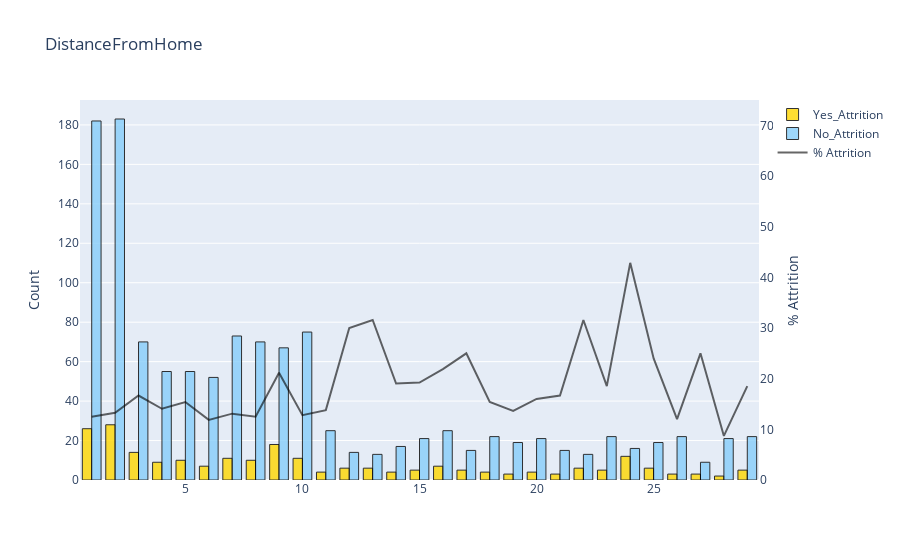
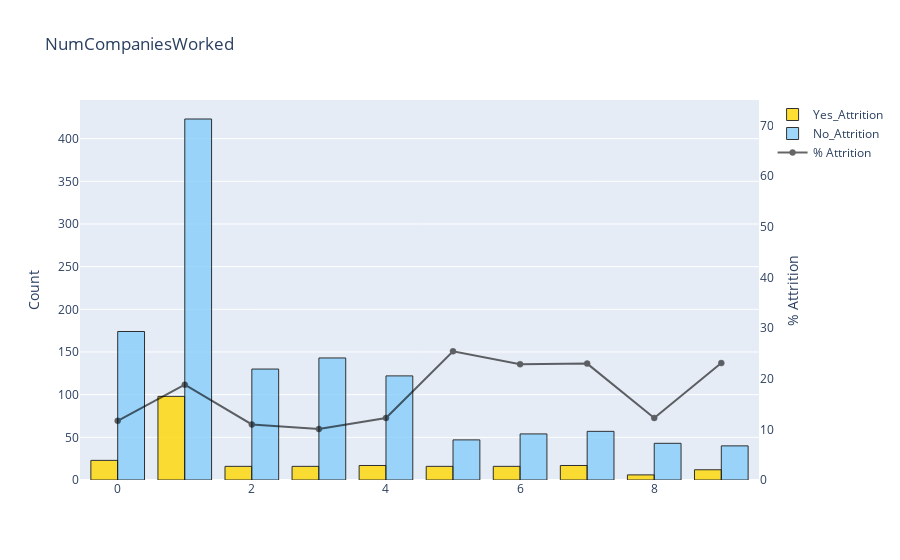
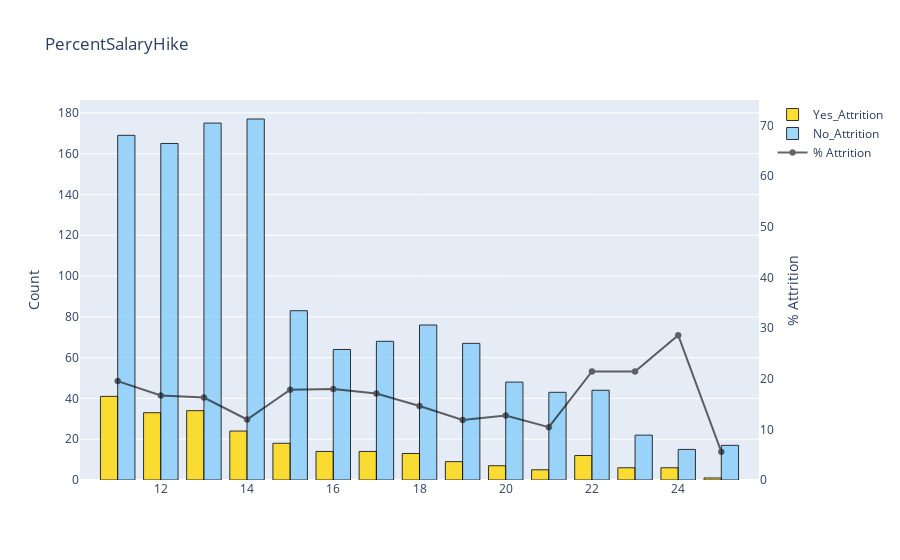
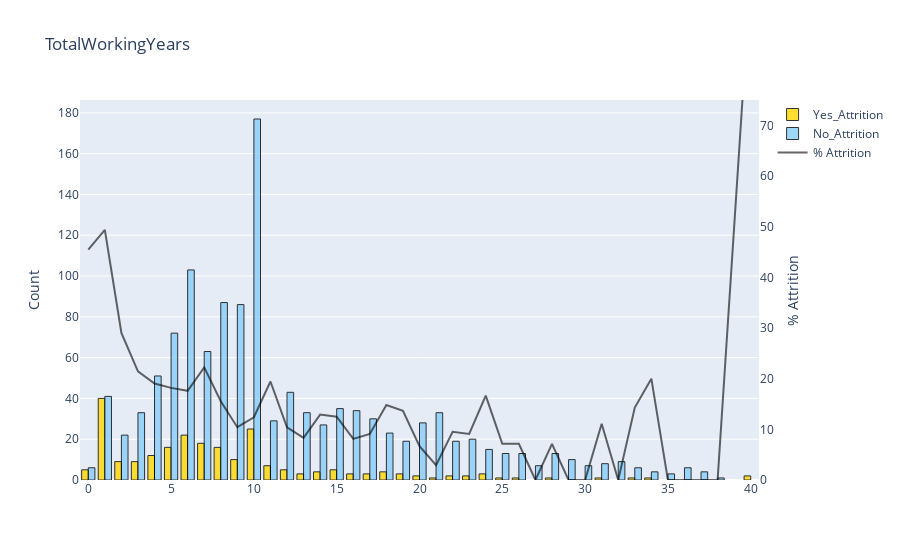

Write notebook code for charts like these, in order.
### Markdown cell above
# Bar Plots

### Code cell
#barplot('Age', False)
barplot('DistanceFromHome', False)
barplot('NumCompaniesWorked',False)
barplot('PercentSalaryHike', False) 
barplot('TotalWorkingYears', False)
barplot('TrainingTimesLastYear',False)
barplot('YearsAtCompany', False)
barplot('YearsInCurrentRole', False)
barplot('YearsSinceLastPromotion', False)

### Figure 1 — Plotly figure (JSON) as saved in the notebook; plotly's stock layout.template omitted (floating-point values rounded to 4 significant figures)
{"data": [{"marker": {"color": "gold", "line": {"color": "#000000", "width": 1}}, "name": "Yes_Attrition", "opacity": 0.8, "type": "bar", "x": [2, 1, 9, 3, 24, 10, 7, 5, 8, 4, 16, 6, 25, 12, 13, 22, 23, 29, 17, 15, 11, 20, 18, 14, 19, 26, 27, 21, 28], "y": [28, 26, 18, 14, 12, 11, 11, 10, 10, 9, 7, 7, 6, 6, 6, 6, 5, 5, 5, 5, 4, 4, 4, 4, 3, 3, 3, 3, 2]}, {"marker": {"color": "lightskyblue", "line": {"color": "#000000", "width": 1}}, "name": "No_Attrition", "opacity": 0.8, "type": "bar", "x": [2, 1, 10, 7, 3, 8, 9, 4, 5, 6, 11, 16, 23, 18, 29, 26, 28, 15, 20, 25, 19, 14, 24, 17, 21, 12, 22, 13, 27], "y": [183, 182, 75, 73, 70, 70, 67, 55, 55, 52, 25, 25, 22, 22, 22, 22, 21, 21, 21, 19, 19, 17, 16, 15, 15, 14, 13, 13, 9]}, {"marker": {"color": "black", "line": {"color": "#000000", "width": 0.5}}, "name": "% Attrition", "opacity": 0.6, "type": "scatter", "x": [1, 2, 3, 4, 5, 6, 7, 8, 9, 10, 11, 12, 13, 14, 15, 16, 17, 18, 19, 20, 21, 22, 23, 24, 25, 26, 27, 28, 29], "y": [12.5, 13.27, 16.67, 14.06, 15.38, 11.86, 13.1, 12.5, 21.18, 12.79, 13.79, 30, 31.58, 19.05, 19.23, 21.88, 25, 15.38, 13.64, 16, 16.67, 31.58, 18.52, 42.86, 24, 12, 25, 8.696, 18.52], "yaxis": "y2"}], "layout": {"title": {"text": "DistanceFromHome"}, "yaxis": {"title": {"text": "Count"}}, "yaxis2": {"anchor": "x", "overlaying": "y", "range": [0, 75], "showgrid": false, "side": "right", "title": {"text": "% Attrition"}, "zeroline": false}}}

### Figure 2 — Plotly figure (JSON) as saved in the notebook; plotly's stock layout.template omitted (floating-point values rounded to 4 significant figures)
{"data": [{"marker": {"color": "gold", "line": {"color": "#000000", "width": 1}}, "name": "Yes_Attrition", "opacity": 0.8, "type": "bar", "x": [1, 0, 7, 4, 6, 5, 2, 3, 9, 8], "y": [98, 23, 17, 17, 16, 16, 16, 16, 12, 6]}, {"marker": {"color": "lightskyblue", "line": {"color": "#000000", "width": 1}}, "name": "No_Attrition", "opacity": 0.8, "type": "bar", "x": [1, 0, 3, 2, 4, 7, 6, 5, 8, 9], "y": [423, 174, 143, 130, 122, 57, 54, 47, 43, 40]}, {"marker": {"color": "black", "line": {"color": "#000000", "width": 0.5}}, "name": "% Attrition", "opacity": 0.6, "type": "scatter", "x": [0, 1, 2, 3, 4, 5, 6, 7, 8, 9], "y": [11.68, 18.81, 10.96, 10.06, 12.23, 25.4, 22.86, 22.97, 12.24, 23.08], "yaxis": "y2"}], "layout": {"title": {"text": "NumCompaniesWorked"}, "yaxis": {"title": {"text": "Count"}}, "yaxis2": {"anchor": "x", "overlaying": "y", "range": [0, 75], "showgrid": false, "side": "right", "title": {"text": "% Attrition"}, "zeroline": false}}}

### Figure 3 — Plotly figure (JSON) as saved in the notebook; plotly's stock layout.template omitted (floating-point values rounded to 4 significant figures)
{"data": [{"marker": {"color": "gold", "line": {"color": "#000000", "width": 1}}, "name": "Yes_Attrition", "opacity": 0.8, "type": "bar", "x": [11, 13, 12, 14, 15, 16, 17, 18, 22, 19, 20, 23, 24, 21, 25], "y": [41, 34, 33, 24, 18, 14, 14, 13, 12, 9, 7, 6, 6, 5, 1]}, {"marker": {"color": "lightskyblue", "line": {"color": "#000000", "width": 1}}, "name": "No_Attrition", "opacity": 0.8, "type": "bar", "x": [14, 13, 11, 12, 15, 18, 17, 19, 16, 20, 22, 21, 23, 25, 24], "y": [177, 175, 169, 165, 83, 76, 68, 67, 64, 48, 44, 43, 22, 17, 15]}, {"marker": {"color": "black", "line": {"color": "#000000", "width": 0.5}}, "name": "% Attrition", "opacity": 0.6, "type": "scatter", "x": [11, 12, 13, 14, 15, 16, 17, 18, 19, 20, 21, 22, 23, 24, 25], "y": [19.52, 16.67, 16.27, 11.94, 17.82, 17.95, 17.07, 14.61, 11.84, 12.73, 10.42, 21.43, 21.43, 28.57, 5.556], "yaxis": "y2"}], "layout": {"title": {"text": "PercentSalaryHike"}, "yaxis": {"title": {"text": "Count"}}, "yaxis2": {"anchor": "x", "overlaying": "y", "range": [0, 75], "showgrid": false, "side": "right", "title": {"text": "% Attrition"}, "zeroline": false}}}

### Figure 4 — Plotly figure (JSON) as saved in the notebook; plotly's stock layout.template omitted (floating-point values rounded to 4 significant figures)
{"data": [{"marker": {"color": "gold", "line": {"color": "#000000", "width": 1}}, "name": "Yes_Attrition", "opacity": 0.8, "type": "bar", "x": [1, 10, 6, 7, 8, 5, 4, 9, 3, 2, 11, 15, 12, 0, 14, 18, 17, 16, 13, 19, 24, 20, 22, 23, 40, 33, 21, 26, 31, 28, 34, 25], "y": [40, 25, 22, 18, 16, 16, 12, 10, 9, 9, 7, 5, 5, 5, 4, 4, 3, 3, 3, 3, 3, 2, 2, 2, 2, 1, 1, 1, 1, 1, 1, 1]}, {"marker": {"color": "lightskyblue", "line": {"color": "#000000", "width": 1}}, "name": "No_Attrition", "opacity": 0.8, "type": "bar", "x": [10, 6, 8, 9, 5, 7, 4, 12, 1, 15, 16, 21, 3, 13, 17, 11, 20, 14, 18, 2, 23, 22, 19, 24, 25, 28, 26, 29, 32, 31, 30, 27, 0, 36, 33, 37, 34, 35, 38], "y": [177, 103, 87, 86, 72, 63, 51, 43, 41, 35, 34, 33, 33, 33, 30, 29, 28, 27, 23, 22, 20, 19, 19, 15, 13, 13, 13, 10, 9, 8, 7, 7, 6, 6, 6, 4, 4, 3, 1]}, {"marker": {"color": "black", "line": {"color": "#000000", "width": 0.5}}, "name": "% Attrition", "opacity": 0.6, "type": "scatter", "x": [0, 1, 2, 3, 4, 5, 6, 7, 8, 9, 10, 11, 12, 13, 14, 15, 16, 17, 18, 19, 20, 21, 22, 23, 24, 25, 26, 27, 28, 29, 30, 31, 32, 33, 34, 35, 36, 37, 38, 40], "y": [45.45, 49.38, 29.03, 21.43, 19.05, 18.18, 17.6, 22.22, 15.53, 10.42, 12.38, 19.44, 10.42, 8.333, 12.9, 12.5, 8.108, 9.091, 14.81, 13.64, 6.667, 2.941, 9.524, 9.091, 16.67, 7.143, 7.143, 0, 7.143, 0, 0, 11.11, 0, 14.29, 20, 0, 0, 0, 0, 100], "yaxis": "y2"}], "layout": {"title": {"text": "TotalWorkingYears"}, "yaxis": {"title": {"text": "Count"}}, "yaxis2": {"anchor": "x", "overlaying": "y", "range": [0, 75], "showgrid": false, "side": "right", "title": {"text": "% Attrition"}, "zeroline": false}}}
